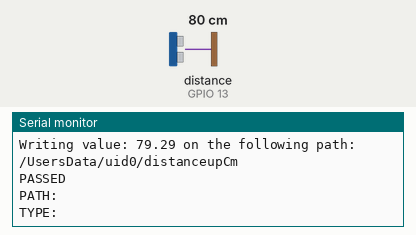
This sketch was run on a simulated ESP8266 (NodeMCU). Parts: the last lines printed to the serial monitor. Wiring (inferred from the names in the program): ultrasonic range finder: trigger GPIO 15; echo GPIO 13. The inputs (shaded band) are chosen by the test bench; at power-on: distance to the obstacle (sensor on GPIO 13) 80 cm. The echo pulse lasts 58.3 µs per cm; WiFi joins after 1.5 s; servers stay silent unless stated.

Above: at 3.2 s.
3.3 s: distance to the obstacle (sensor on GPIO 13) set to 2 cm
At 12.9 s:
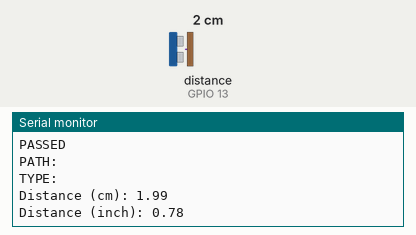
14.8 s: distance to the obstacle (sensor on GPIO 13) set to 4 cm
At 22.9 s:
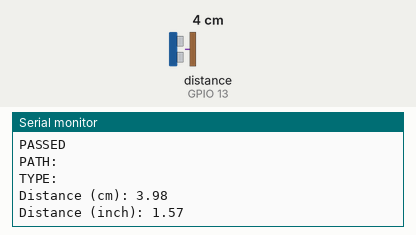

Measured:
- after the input at 3.3 s, the serial monitor: prints a new line after 8.7 s (image 1)
- after the input at 14.8 s, the serial monitor: prints a new line after 7.2 s (image 2)

The sketch:

HCSR04_data_to_firebase_realtime_database.ino
```cpp
#include <Arduino.h>
#if defined(ESP32)
  #include <WiFi.h>
#elif defined(ESP8266)
  #include <ESP8266WiFi.h>
#endif

#include <Firebase_ESP_Client.h>
#include <Wire.h>
#include <HCSR04.h>

// Provide the token generation process info.
#include "addons/TokenHelper.h"
// Provide the RTDB payload printing info and other helper functions.
#include "addons/RTDBHelper.h"

// Insert your network credentials
#define WIFI_SSID "ZONG MBB-E5573-F0E4"
#define WIFI_PASSWORD "01909151"

// Insert Firebase project API Key
#define API_KEY "AIzaSyDuyz7hXh38YlfYktuhxDv4rUfuDIE2KUo"

// Insert Authorized Email and Corresponding Password
#define USER_EMAIL "nimraghazal04@gmail.com"
#define USER_PASSWORD "1234567"

// Insert RTDB URLefine the RTDB URL
#define DATABASE_URL "aqui-f94c5-default-rtdb.asia-southeast1.firebasedatabase.app"

// Define Firebase objects
FirebaseData fbdo;
FirebaseAuth auth;
FirebaseConfig config;

// Variable to save USER UID
String uid;

// Variables to save database paths
String WaterLevelPath;
//DATABASE CHILD NODES
String OverheadTankPath;
String distup_cmPath;
String distup_inchPath;


const int trigpin= 15;
const int echopin= 13;
#define SOUND_SPEED 0.034
#define CM_TO_INCH 0.393701
long duration;
float distanceupCm;
float distanceupInch;

// Timer variables (send new readings every three minutes)
unsigned long sendDataPrevMillis = 0;
unsigned long timerDelay = 10000;

// Initialize WiFi
void initWiFi() {
  WiFi.begin(WIFI_SSID, WIFI_PASSWORD);
  Serial.print("Connecting to WiFi ..");
  while (WiFi.status() != WL_CONNECTED) {
    Serial.print('.');
    delay(1000);
  }
  Serial.println(WiFi.localIP());
  Serial.println();
}

// Write float values to the database
void sendFloat(String path, float value){
  if (Firebase.RTDB.setFloat(&fbdo, path.c_str(), value)){
    Serial.print("Writing value: ");
    Serial.print (value);
    Serial.print(" on the following path: ");
    Serial.println(path);
    Serial.println("PASSED");
    Serial.println("PATH: " + fbdo.dataPath());
    Serial.println("TYPE: " + fbdo.dataType());
  }
  else {
    Serial.println("FAILED");
    Serial.println("REASON: " + fbdo.errorReason());
  }
}
void setup() {
  Serial.begin(115200);
  pinMode(trigpin, OUTPUT);
  pinMode(echopin, INPUT);

 initWiFi();
  // Assign the api key (required)
  config.api_key = API_KEY;

// Assign the user sign in credentials
  auth.user.email = USER_EMAIL;
  auth.user.password = USER_PASSWORD;

  // Assign the RTDB URL (required)
  config.database_url = DATABASE_URL;

  Firebase.reconnectWiFi(true);
  fbdo.setResponseSize(4096);

  // Assign the callback function for the long running token generation task */
  config.token_status_callback = tokenStatusCallback; //see addons/TokenHelper.h
// Assign the maximum retry of token generation
  config.max_token_generation_retry = 5;

  // Initialize the library with the Firebase authen and config
  Firebase.begin(&config, &auth);

   // Getting the user UID might take a few seconds
  Serial.println("Getting User UID");
  while ((auth.token.uid) == "") {
    Serial.print('.');
    delay(1000);
  }
  // Print user UID
  uid = auth.token.uid.c_str();
  Serial.print("User UID: ");
  Serial.println(uid);

   // Update database path
 WaterLevelPath = "/UsersData/" + uid;

  // Update database path for sensor readings
  distup_cmPath = WaterLevelPath + "/distanceupCm";
  distup_inchPath = WaterLevelPath + "/distanceupInch";
  }

void loop() {
  // Send new readings to database
  if (Firebase.ready() && (millis() - sendDataPrevMillis > timerDelay || sendDataPrevMillis == 0)){
    sendDataPrevMillis = millis();

digitalWrite(trigpin,LOW);
delayMicroseconds(2);

digitalWrite(trigpin,HIGH);
delayMicroseconds(10);
digitalWrite(trigpin,LOW);

duration= pulseIn(echopin,HIGH);
distanceupCm =duration*SOUND_SPEED/2;

distanceupInch = distanceupCm *CM_TO_INCH;

Serial.print("Distance (cm): ");
Serial.println(distanceupCm);
Serial.print("Distance (inch): " );
Serial.println(distanceupInch);
delay(1000);

// Send readings to database:
 sendFloat(distup_cmPath, distanceupCm);
 sendFloat(distup_inchPath, distanceupInch);
  }
}
```
